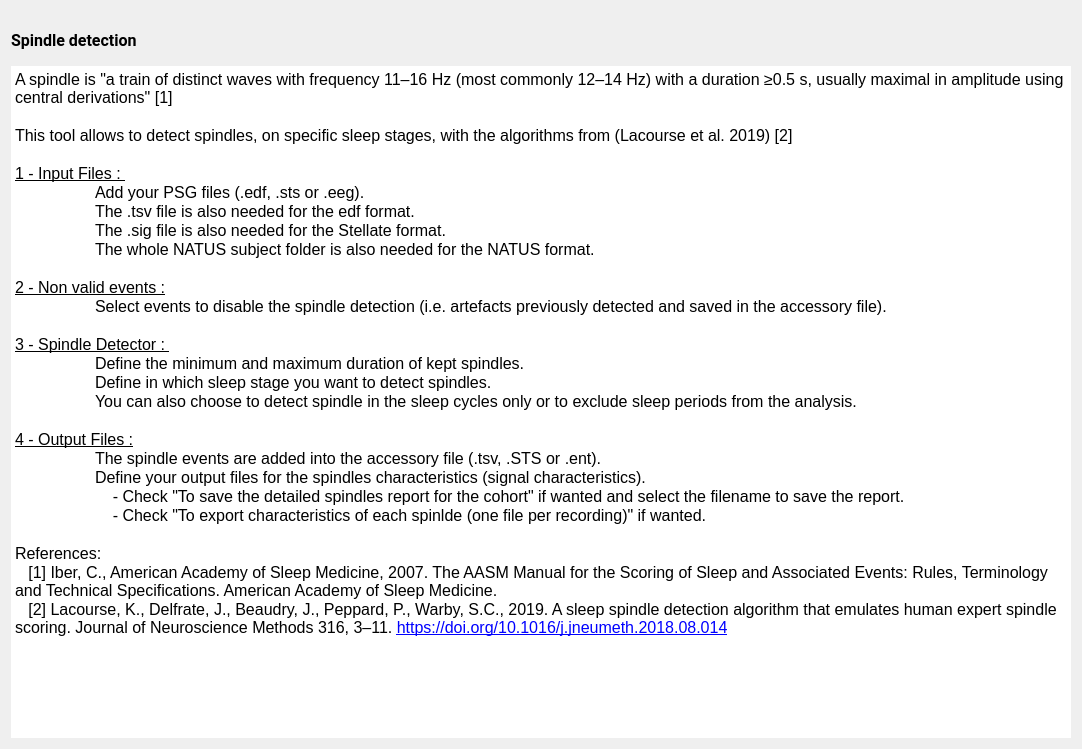
<?xml version="1.0" encoding="UTF-8"?>
<ui version="4.0">
 <class>SpindleDetectionDoc</class>
 <widget class="QWidget" name="SpindleDetectionDoc">
  <property name="geometry">
   <rect>
    <x>0</x>
    <y>0</y>
    <width>1082</width>
    <height>749</height>
   </rect>
  </property>
  <property name="windowTitle">
   <string/>
  </property>
  <property name="styleSheet">
   <string notr="true">font: 12pt &quot;Roboto&quot;;</string>
  </property>
  <layout class="QVBoxLayout" name="verticalLayout_2">
   <item>
    <widget class="QLabel" name="spindle_image">
     <property name="maximumSize">
      <size>
       <width>16777215</width>
       <height>100</height>
      </size>
     </property>
     <property name="text">
      <string/>
     </property>
     <property name="pixmap">
      <pixmap resource="spindle.qrc">:/spindle_moda/e0004-b1-01-05-0001-smp303751_res80.png</pixmap>
     </property>
     <property name="scaledContents">
      <bool>false</bool>
     </property>
     <property name="alignment">
      <set>Qt::AlignCenter</set>
     </property>
    </widget>
   </item>
   <item>
    <layout class="QVBoxLayout" name="verticalLayout">
     <item>
      <widget class="QLabel" name="label">
       <property name="font">
        <font>
         <family>Roboto</family>
         <pointsize>12</pointsize>
         <weight>50</weight>
         <italic>false</italic>
         <bold>false</bold>
        </font>
       </property>
       <property name="text">
        <string>&lt;html&gt;&lt;head/&gt;&lt;body&gt;&lt;p&gt;&lt;span style=&quot; font-weight:600;&quot;&gt;Spindle detection&lt;/span&gt;&lt;/p&gt;&lt;/body&gt;&lt;/html&gt;</string>
       </property>
      </widget>
     </item>
     <item>
      <spacer name="verticalSpacer">
       <property name="orientation">
        <enum>Qt::Vertical</enum>
       </property>
       <property name="sizeType">
        <enum>QSizePolicy::Fixed</enum>
       </property>
       <property name="sizeHint" stdset="0">
        <size>
         <width>20</width>
         <height>10</height>
        </size>
       </property>
      </spacer>
     </item>
     <item>
      <widget class="QTextEdit" name="textEdit">
       <property name="frameShape">
        <enum>QFrame::HLine</enum>
       </property>
       <property name="frameShadow">
        <enum>QFrame::Plain</enum>
       </property>
       <property name="lineWidth">
        <number>0</number>
       </property>
       <property name="readOnly">
        <bool>true</bool>
       </property>
       <property name="html">
        <string>&lt;!DOCTYPE HTML PUBLIC &quot;-//W3C//DTD HTML 4.0//EN&quot; &quot;http://www.w3.org/TR/REC-html40/strict.dtd&quot;&gt;
&lt;html&gt;&lt;head&gt;&lt;meta name=&quot;qrichtext&quot; content=&quot;1&quot; /&gt;&lt;style type=&quot;text/css&quot;&gt;
p, li { white-space: pre-wrap; }
&lt;/style&gt;&lt;/head&gt;&lt;body style=&quot; font-family:'Roboto'; font-size:12pt; font-weight:400; font-style:normal;&quot;&gt;
&lt;p style=&quot; margin-top:0px; margin-bottom:0px; margin-left:0px; margin-right:0px; -qt-block-indent:0; text-indent:0px;&quot;&gt;A spindle is &amp;quot;a train of distinct waves with frequency 11–16 Hz (most commonly 12–14 Hz) with a duration ≥0.5 s, usually maximal in amplitude using central derivations&amp;quot; [1]&lt;/p&gt;
&lt;p style=&quot;-qt-paragraph-type:empty; margin-top:0px; margin-bottom:0px; margin-left:0px; margin-right:0px; -qt-block-indent:0; text-indent:0px;&quot;&gt;&lt;br /&gt;&lt;/p&gt;
&lt;p style=&quot; margin-top:0px; margin-bottom:0px; margin-left:0px; margin-right:0px; -qt-block-indent:0; text-indent:0px;&quot;&gt;This tool allows to detect spindles, on specific sleep stages, with the algorithms from (Lacourse et al. 2019) [2]&lt;/p&gt;
&lt;p style=&quot;-qt-paragraph-type:empty; margin-top:0px; margin-bottom:0px; margin-left:0px; margin-right:0px; -qt-block-indent:0; text-indent:0px;&quot;&gt;&lt;br /&gt;&lt;/p&gt;
&lt;p style=&quot; margin-top:0px; margin-bottom:0px; margin-left:0px; margin-right:0px; -qt-block-indent:0; text-indent:0px;&quot;&gt;&lt;span style=&quot; text-decoration: underline;&quot;&gt;1 - Input Files : &lt;/span&gt;&lt;/p&gt;
&lt;p style=&quot; margin-top:0px; margin-bottom:0px; margin-left:0px; margin-right:0px; -qt-block-indent:0; text-indent:0px;&quot;&gt;	Add your PSG files (.edf, .sts or .eeg). &lt;/p&gt;
&lt;p style=&quot; margin-top:0px; margin-bottom:0px; margin-left:0px; margin-right:0px; -qt-block-indent:0; text-indent:0px;&quot;&gt;	The .tsv file is also needed for the edf format.&lt;/p&gt;
&lt;p style=&quot; margin-top:0px; margin-bottom:0px; margin-left:0px; margin-right:0px; -qt-block-indent:0; text-indent:0px;&quot;&gt;	The .sig file is also needed for the Stellate format.&lt;/p&gt;
&lt;p style=&quot; margin-top:0px; margin-bottom:0px; margin-left:0px; margin-right:0px; -qt-block-indent:0; text-indent:0px;&quot;&gt;	The whole NATUS subject folder is also needed for the NATUS format. &lt;/p&gt;
&lt;p style=&quot;-qt-paragraph-type:empty; margin-top:0px; margin-bottom:0px; margin-left:0px; margin-right:0px; -qt-block-indent:0; text-indent:0px;&quot;&gt;&lt;br /&gt;&lt;/p&gt;
&lt;p style=&quot; margin-top:0px; margin-bottom:0px; margin-left:0px; margin-right:0px; -qt-block-indent:0; text-indent:0px;&quot;&gt;&lt;span style=&quot; text-decoration: underline;&quot;&gt;2 - Non valid events :&lt;/span&gt;&lt;/p&gt;
&lt;p style=&quot; margin-top:0px; margin-bottom:0px; margin-left:0px; margin-right:0px; -qt-block-indent:0; text-indent:0px;&quot;&gt;	Select events to disable the spindle detection (i.e. artefacts previously detected and saved in the accessory file).&lt;/p&gt;
&lt;p style=&quot;-qt-paragraph-type:empty; margin-top:0px; margin-bottom:0px; margin-left:0px; margin-right:0px; -qt-block-indent:0; text-indent:0px;&quot;&gt;&lt;br /&gt;&lt;/p&gt;
&lt;p style=&quot; margin-top:0px; margin-bottom:0px; margin-left:0px; margin-right:0px; -qt-block-indent:0; text-indent:0px;&quot;&gt;&lt;span style=&quot; text-decoration: underline;&quot;&gt;3 - Spindle Detector : &lt;/span&gt;&lt;/p&gt;
&lt;p style=&quot; margin-top:0px; margin-bottom:0px; margin-left:0px; margin-right:0px; -qt-block-indent:0; text-indent:0px;&quot;&gt;	Define the minimum and maximum duration of kept spindles.&lt;/p&gt;
&lt;p style=&quot; margin-top:0px; margin-bottom:0px; margin-left:0px; margin-right:0px; -qt-block-indent:0; text-indent:0px;&quot;&gt;	Define in which sleep stage you want to detect spindles.&lt;/p&gt;
&lt;p style=&quot; margin-top:0px; margin-bottom:0px; margin-left:0px; margin-right:0px; -qt-block-indent:0; text-indent:0px;&quot;&gt;	You can also choose to detect spindle in the sleep cycles only or to exclude sleep periods from the analysis.&lt;/p&gt;
&lt;p style=&quot;-qt-paragraph-type:empty; margin-top:0px; margin-bottom:0px; margin-left:0px; margin-right:0px; -qt-block-indent:0; text-indent:0px;&quot;&gt;&lt;br /&gt;&lt;/p&gt;
&lt;p style=&quot; margin-top:0px; margin-bottom:0px; margin-left:0px; margin-right:0px; -qt-block-indent:0; text-indent:0px;&quot;&gt;&lt;span style=&quot; text-decoration: underline;&quot;&gt;4 - Output Files :&lt;/span&gt;&lt;/p&gt;
&lt;p style=&quot; margin-top:0px; margin-bottom:0px; margin-left:0px; margin-right:0px; -qt-block-indent:0; text-indent:0px;&quot;&gt;	The spindle events are added into the accessory file (.tsv, .STS or .ent).&lt;/p&gt;
&lt;p style=&quot; margin-top:0px; margin-bottom:0px; margin-left:0px; margin-right:0px; -qt-block-indent:0; text-indent:0px;&quot;&gt;	Define your output files for the spindles characteristics (signal characteristics). &lt;/p&gt;
&lt;p style=&quot; margin-top:0px; margin-bottom:0px; margin-left:0px; margin-right:0px; -qt-block-indent:0; text-indent:0px;&quot;&gt;	    - Check &amp;quot;To save the detailed spindles report for the cohort&amp;quot; if wanted and select the filename to save the report.&lt;/p&gt;
&lt;p style=&quot; margin-top:0px; margin-bottom:0px; margin-left:0px; margin-right:0px; -qt-block-indent:0; text-indent:0px;&quot;&gt;	    - Check &amp;quot;To export characteristics of each spinlde (one file per recording)&amp;quot; if wanted.&lt;/p&gt;
&lt;p style=&quot;-qt-paragraph-type:empty; margin-top:0px; margin-bottom:0px; margin-left:0px; margin-right:0px; -qt-block-indent:0; text-indent:0px;&quot;&gt;&lt;br /&gt;&lt;/p&gt;
&lt;p style=&quot; margin-top:0px; margin-bottom:0px; margin-left:0px; margin-right:0px; -qt-block-indent:0; text-indent:0px;&quot;&gt;References:&lt;/p&gt;
&lt;p style=&quot; margin-top:0px; margin-bottom:0px; margin-left:0px; margin-right:0px; -qt-block-indent:0; text-indent:0px;&quot;&gt;   [1] Iber, C., American Academy of Sleep Medicine, 2007. The AASM Manual for the Scoring of Sleep and Associated Events: Rules, Terminology and Technical Specifications. American Academy of Sleep Medicine. &lt;/p&gt;
&lt;p style=&quot; margin-top:0px; margin-bottom:0px; margin-left:0px; margin-right:0px; -qt-block-indent:0; text-indent:0px;&quot;&gt;   [2] Lacourse, K., Delfrate, J., Beaudry, J., Peppard, P., Warby, S.C., 2019. A sleep spindle detection algorithm that emulates human expert spindle scoring. Journal of Neuroscience Methods 316, 3–11. &lt;a href=&quot;https://doi.org/10.1016/j.jneumeth.2018.08.014&quot;&gt;&lt;span style=&quot; text-decoration: underline; color:#0000ff;&quot;&gt;https://doi.org/10.1016/j.jneumeth.2018.08.014&lt;/span&gt;&lt;/a&gt; &lt;/p&gt;&lt;/body&gt;&lt;/html&gt;</string>
       </property>
      </widget>
     </item>
    </layout>
   </item>
  </layout>
 </widget>
 <resources>
  <include location="spindle.qrc"/>
  <include location="../../../../../scinodes_poc/src/main/python/ui/themes/themes.qrc"/>
 </resources>
 <connections/>
</ui>
